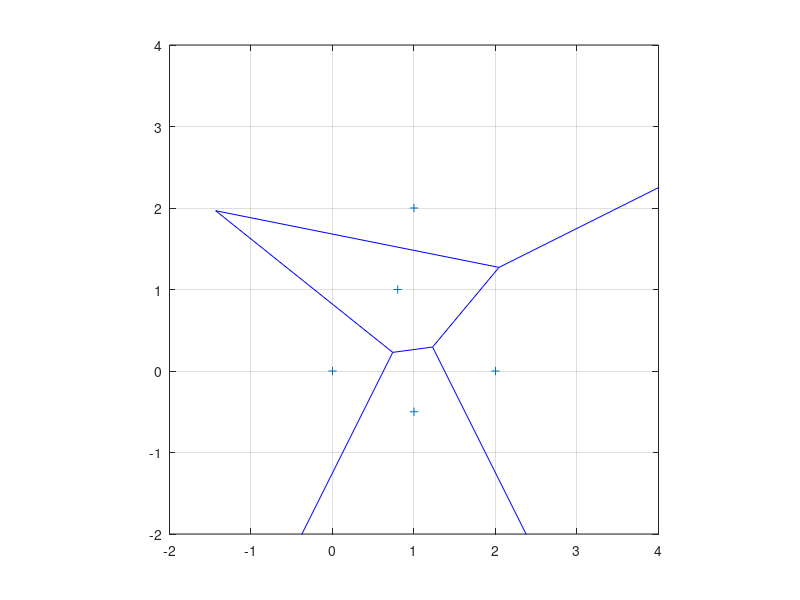

MATLAB code for this plot:
clc;
clear;
close all;

X=[0 0
   2 0
   1 2
   0.8 1
   1 -0.5];

voronoi(X(:,1),X(:,2));

xlim([-2 4]);
ylim([-2 4]);
grid on;
axis square;



